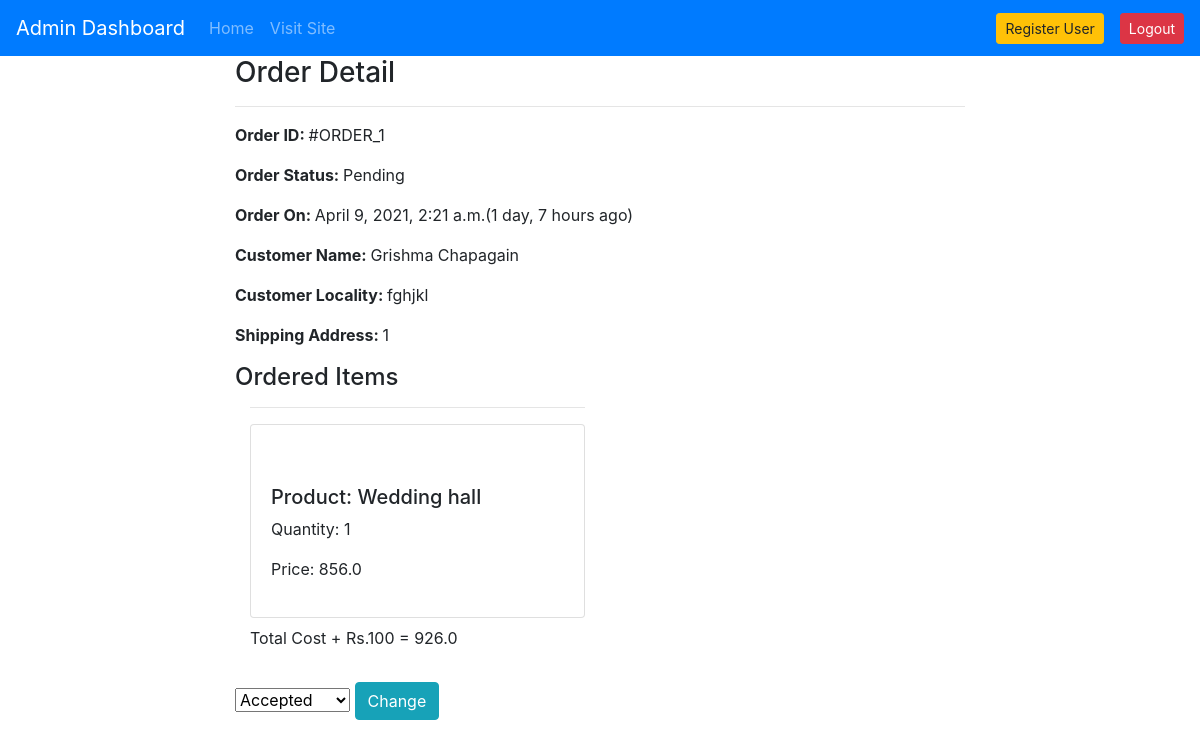
The page /admin-order/1/ (signed in) on the database its author committed.
### products/models.py (models this page shows, shortened)
class OrderPlaced(models.Model):
    user = models.ForeignKey(User, on_delete=models.CASCADE)
    customer = models.ForeignKey(Customer, on_delete=models.CASCADE)
    product = models.ForeignKey(Product, on_delete=models.CASCADE)
    quantity = models.PositiveIntegerField(default=1)
    ordered_date = models.DateTimeField(auto_now_add=True)
    status = models.CharField(
        max_length=50, choices=STATUS_CHOICES, default='Pending')
    @property
    def total_cost(self):
        return self.quantity * self.product.Selling_Price
    @property
    def total_amount(self):
        return (self.quantity * self.product.Selling_Price)+70

class Customer(models.Model):
    user = models.ForeignKey(User, on_delete=models.CASCADE)
    name = models.CharField(max_length=200)
    place = models.CharField(max_length=200)
    area = models.CharField(max_length=200)
    Pradesh = models.CharField(choices=PRADESH_CHOICE, max_length=50)

class Product(models.Model):
    title = models.CharField(max_length=100)
    Price = models.FloatField()
    Selling_Price= models.FloatField()
    Description = models.TextField()
    Manufacturer = models.CharField(max_length=100)
    category = models.CharField(choices=PASAL_CHOICES, max_length=2)
    Image = models.ImageField(upload_to='productimg')

### products/views.py (the view)
# urls.py: path("admin-order/<int:pk>/", views.AdminOrderDetailView.as_view(),
@method_decorator(admin_only , name='dispatch')
class AdminOrderDetailView(DetailView):
    template_name = "admins/adminorderdetail.html"
    model = OrderPlaced
    context_object_name = "ord_obj"
    def get_context_data(self, **kwargs):
        context = super().get_context_data(**kwargs)
        context["allstatus"] = STATUS_CHOICES
        return context

### products/auth.py (called while the page is built)
def admin_only(view_function):
    def wrapper_function(request, *args, **kwargs):
        if request.user.is_staff:
            return view_function(request, *args, **kwargs)
        else:
            return redirect('/')
    return wrapper_function

### admins/templates/admins/adminorderdetail.html (shortened to what this page needs)
{% extends 'layout-admin.html' %}
{% load static %}
{% block content %}
<div class="container">
    <div class="row">
        <div class="col-md-8 mx-auto">
            <h3>Order Detail</h3>
            <hr>
            <p><span class="font-weight-bold">Order ID: </span> #ORDER_{{ord_obj.id}}</p>
            <p><span class="font-weight-bold">Order Status: </span> {{ord_obj.status}}</p>
            <p><span class="font-weight-bold">Order On: </span> {{ord_obj.ordered_date}}({{ord_obj.ordered_date|timesince}} ago)</p>
            <p><span class="font-weight-bold">Customer Name: </span> {{ord_obj.customer.name}}</p>
            <p><span class="font-weight-bold">Customer Locality: </span> {{ord_obj.customer.area}}</p>
            <p><span class="font-weight-bold">Shipping Address: </span>{{ord_obj.customer.Pradesh}}</p>
            <h4>Ordered Items</h4>
            <table class="table">
               <div class="col-sm-6">
      <hr>
      <div class="card mb-2">
        <div class="card-body">
        <p> <img src="{{ord_obj.product.product_image.url}}" alt="" class="img-fluid"></p>
          <h5>Product: {{ord_obj.product.title}}</h5>
          <p>Quantity: {{ord_obj.quantity}}</p>
          <p class="fw-bold">Price: {{ord_obj.total_cost}}</p>
        </div>
      </div>
      <p class="fw-bold">Total Cost + Rs.100 = {{ord_obj.total_amount}} </p>
    </div>
            </table>
            <form action="{% url 'adminorderstatuschange' ord_obj.id %}" method="POST">
                <select name="status">
                    {% for i, j in allstatus %}
                    <option value="{{i}}" {% if i == ord_obj.order_status %}selected{% endif %}>{{j}}</option>
                    {% endfor %}
                </select>
                <button class="btn btn-info">Change</button>
            </form>
        </div>
    </div>
</div>
{% endblock content %}

### rows shown on the page
OrderPlaced: id "1", status "Pending", ordered_date "April 9, 2021, 2:21 a.m.", ordered_date "1 day, 7 hours", customer.name "Grishma Chapagain", customer.area "fghjkl", customer.Pradesh "1", product "Wedding hall", quantity "1", total_cost "856.0", total_amount "926.0"

### other values the page prints
form field status "Accepted"
